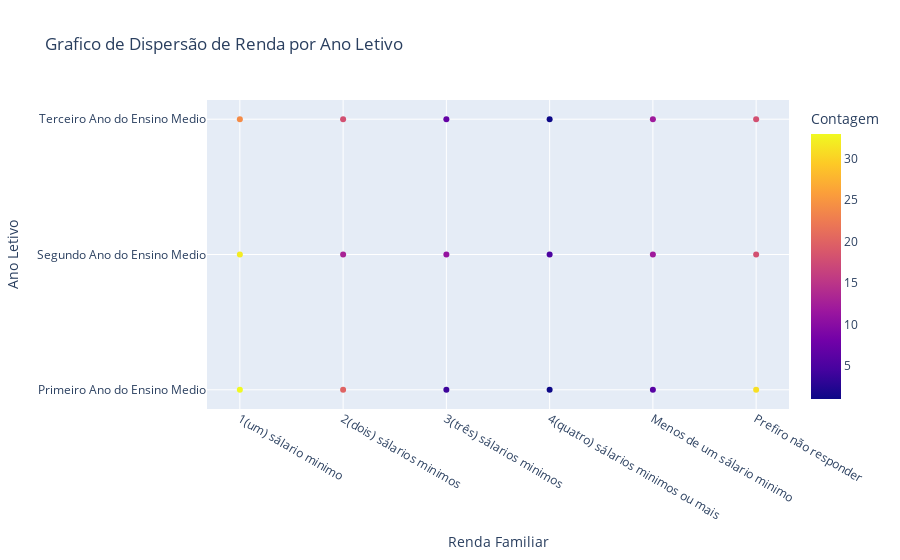

The notebook cell this image was saved under:
### Markdown cell above
### Dispersão das Rendas Familiares entre os Anos Letivos

### Code cell
# Contando...
renda_counts = df_renomeado.groupby(['Renda Familiar', 'Ano Letivo']).size().reset_index(name='Contagem')

# Gráfico de Dispersão
fig = px.scatter(renda_counts, 
                 x='Renda Familiar', 
                 y='Ano Letivo', 
                 color='Contagem', 
                 title="Grafico de Dispersão de Renda por Ano Letivo")


fig.show()

### Figure 1 — Plotly figure (JSON) as saved in the notebook; plotly's stock layout.template omitted (floating-point values rounded to 4 significant figures)
{"data": [{"hovertemplate": "Renda Familiar=%{x}<br>Ano Letivo=%{y}<br>Contagem=%{marker.color}<extra></extra>", "legendgroup": "", "marker": {"color": [33, 32, 24, 20, 13, 18, 4, 11, 7, 1, 5, 1, 6, 12, 12, 31, 18, 18], "coloraxis": "coloraxis", "symbol": "circle"}, "mode": "markers", "name": "", "orientation": "v", "showlegend": false, "type": "scatter", "x": ["1(um) sálario minimo", "1(um) sálario minimo", "1(um) sálario minimo", "2(dois) sálarios minimos", "2(dois) sálarios minimos", "2(dois) sálarios minimos", "3(três) sálarios minimos", "3(três) sálarios minimos", "3(três) sálarios minimos", "4(quatro) sálarios minimos ou mais", "4(quatro) sálarios minimos ou mais", "4(quatro) sálarios minimos ou mais", "Menos de um sálario minimo", "Menos de um sálario minimo", "Menos de um sálario minimo", "Prefiro não responder", "Prefiro não responder", "Prefiro não responder"], "xaxis": "x", "y": ["Primeiro Ano do Ensino Medio", "Segundo Ano do Ensino Medio", "Terceiro Ano do Ensino Medio", "Primeiro Ano do Ensino Medio", "Segundo Ano do Ensino Medio", "Terceiro Ano do Ensino Medio", "Primeiro Ano do Ensino Medio", "Segundo Ano do Ensino Medio", "Terceiro Ano do Ensino Medio", "Primeiro Ano do Ensino Medio", "Segundo Ano do Ensino Medio", "Terceiro Ano do Ensino Medio", "Primeiro Ano do Ensino Medio", "Segundo Ano do Ensino Medio", "Terceiro Ano do Ensino Medio", "Primeiro Ano do Ensino Medio", "Segundo Ano do Ensino Medio", "Terceiro Ano do Ensino Medio"], "yaxis": "y"}], "layout": {"coloraxis": {"colorbar": {"title": {"text": "Contagem"}}, "colorscale": [[0, "#0d0887"], [0.1111, "#46039f"], [0.2222, "#7201a8"], [0.3333, "#9c179e"], [0.4444, "#bd3786"], [0.5556, "#d8576b"], [0.6667, "#ed7953"], [0.7778, "#fb9f3a"], [0.8889, "#fdca26"], [1, "#f0f921"]]}, "legend": {"tracegroupgap": 0}, "title": {"text": "Grafico de Dispersão de Renda por Ano Letivo"}, "xaxis": {"anchor": "y", "domain": [0, 1], "title": {"text": "Renda Familiar"}}, "yaxis": {"anchor": "x", "domain": [0, 1], "title": {"text": "Ano Letivo"}}}}
